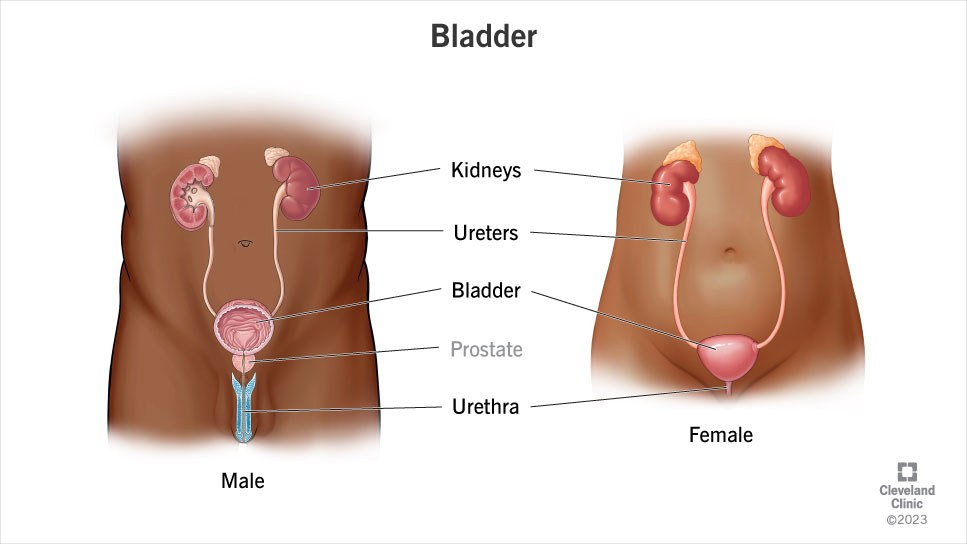
#> input picture apps/soma/assets/organs/bladder.jpg, 967 x 544 px, given in place of heart.jpg, which was not available
$ python cut_organs.py ../assets/organs/bladder.jpg
#> lines starting #> are read from the running program, lines starting #| are printed output that depends on the picture; after the words box and inside, x2 and y2 are one past the last pixel; in counts of white or black regions, pixels touching at a corner belong together
#!/usr/bin/env python3
"""Cut each organ out of its illustration, for the 3D organ layer.

The illustrations are labelled diagrams: text, leader lines, insets and
sometimes a whole torso around the organ. `vieww_mesh::relief::silhouette_solid`
grows geometry from a picture's alpha, so what it is handed must be the organ
alone. For each organ this keeps the pixels close to the organ's own colour
inside a crop box, takes the largest connected shape, closes and fills it,
and writes an RGBA PNG (alpha = the organ) to `assets/organs_cut/<key>.png`.

Deterministic: same inputs, same bytes. Run from anywhere:

    python3 -I apps/soma/tools/cut_organs.py            # writes the PNGs
    python3 -I apps/soma/tools/cut_organs.py --sheet x  # also a contact sheet

Licence: a cutout is a derivative of its source picture. Swap the sources in
`assets/organs/` for licensed or public-domain art and re-run; the app code
does not change.
"""
import sys
from pathlib import Path

import numpy as np
from PIL import Image
from scipy import ndimage

HERE = Path(__file__).resolve().parent
SRC = HERE / "../assets/organs"
OUT = HERE / "../assets/organs_cut"

# key -> (crop box as fractions x0, y0, x1, y1; target RGB or "bg"; tolerance)
# "bg" keeps everything that is neither the paper nor a label (text and
# leader lines are thin and colourless) - for a drawing that is one object
# on a plain ground. A colour keeps pixels near the organ's own hue - for an
# organ drawn inside a larger scene.
# A key missing here keeps the procedural organ (no usable picture: lungs.jpg
# is a photograph of a clinic visit, and the thyroid is a few pixels of a
# neck drawing - too small to cut cleanly).
ORGANS = {
    "heart":        ((0.10, 0.08, 0.75, 0.86), "bg", 0),
    "liver":        ((0.02, 0.06, 0.98, 0.58), (150, 60, 45), 80),
    "stomach":      ((0.20, 0.08, 0.90, 0.95), (225, 150, 140), 70),
    "kidneys":      ((0.30, 0.38, 0.98, 0.90), (205, 120, 120), 90),
    "brain":        ((0.00, 0.10, 0.55, 0.95), (230, 140, 130), 75),
    "pancreas":     ((0.42, 0.25, 0.92, 0.75), (235, 200, 130), 55),
    "liver_gall":   ((0.25, 0.30, 0.55, 0.70), (120, 150, 60), 70),
    "intestines":   ((0.30, 0.45, 0.85, 0.85), (225, 130, 160), 48),
    "spine":        ((0.08, 0.12, 0.40, 0.95), (225, 205, 170), 55),
    "spleen":       ((0.45, 0.05, 0.98, 0.95), (125, 50, 75), 80),
}

# Which source file each key reads (the database key and the file name
# differ for the gallbladder).
FILE = {"liver_gall": "gallbladder"}


def cut(key, spec):
#> called with key = 'heart', spec = ((0.1, 0.08, 0.75, 0.86), 'bg', 0)
    (x0, y0, x1, y1), target, tol = spec
    im = Image.open(SRC / f"{FILE.get(key, key)}.jpg").convert("RGB")
#> im is the input picture: PIL image 967x544 RGB; mean R, G, B 227.5, 211.7, 204.8
    w, h = im.size
#> w = 967; h = 544
    box = (int(x0 * w), int(y0 * h), int(x1 * w), int(y1 * h))
#> box = (96, 43, 725, 467)
    im = im.crop(box)
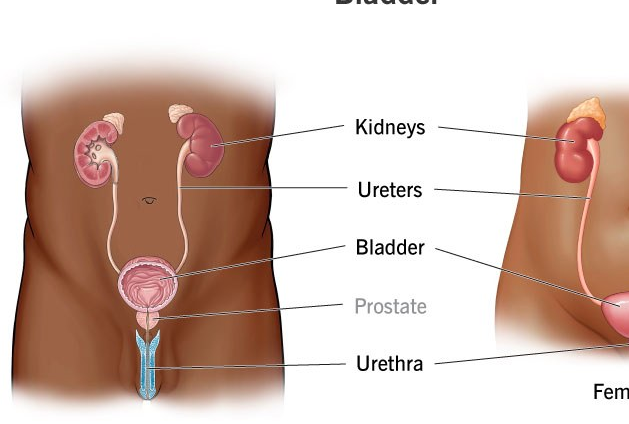
#> im: PIL image 629x424 RGB; mean R, G, B 212.1, 188.7, 178.4
    px = np.asarray(im).astype(np.int32)
    chroma = px.max(axis=2) - px.min(axis=2)
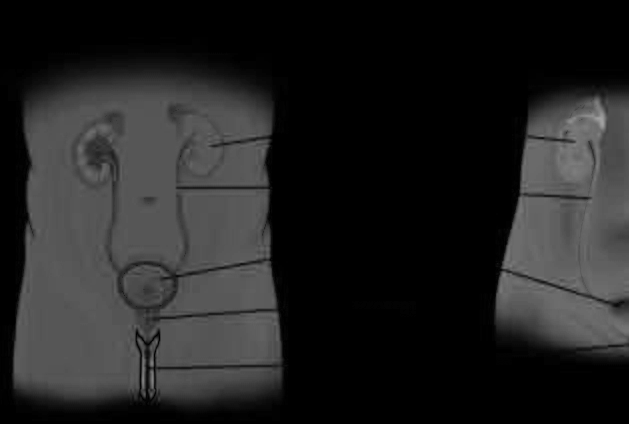
#> chroma: shape (424, 629) int32; min 0, max 162, mean 34.2
    if target == "bg":
        paper = np.median(np.concatenate([px[0], px[-1], px[:, 0], px[:, -1]]), axis=0)
#> paper = [255, 255, 255]
        off_paper = np.sqrt(((px - paper) ** 2).sum(axis=2)) > 30
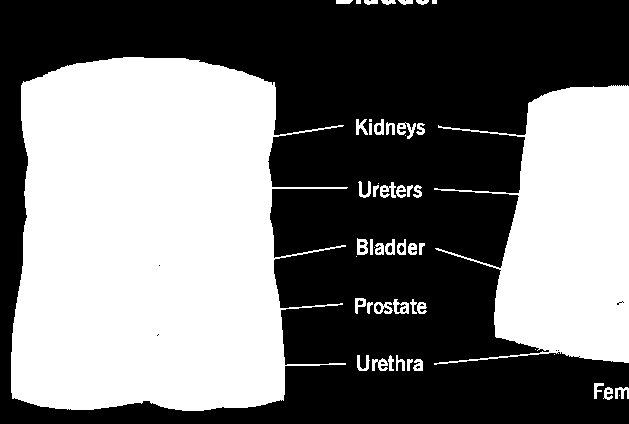
#> off_paper: shape (424, 629) bool; 46.2% white; 51 white regions (8 under 20 px), largest, box (x1, y1, x2, y2) and area: (11, 57, 348, 411) 88274, (434, 85, 629, 365) 31681, (397, 122, 416, 139) 154
        mask = off_paper & (chroma > 28)
#> mask: shape (424, 629) bool; 41.1% white; 3 white regions (1 under 20 px), largest, box (x1, y1, x2, y2) and area: (12, 70, 283, 405) 80125, (495, 90, 629, 357) 29397
    else:
        dist = np.sqrt(((px - np.array(target)) ** 2).sum(axis=2))
        mask = (dist < tol) & (chroma > 22)
    mask = ndimage.binary_closing(mask, iterations=3)
#> mask: shape (424, 629) bool; 41% white; 2 white regions, box (x1, y1, x2, y2) and area: (12, 70, 283, 405) 80697, (495, 90, 626, 357) 28767
    mask = ndimage.binary_opening(mask, iterations=1)
#> mask: shape (424, 629) bool; 41% white; 2 white regions, box (x1, y1, x2, y2) and area: (12, 70, 283, 405) 80697, (495, 90, 626, 357) 28763
    labels, n = ndimage.label(mask)
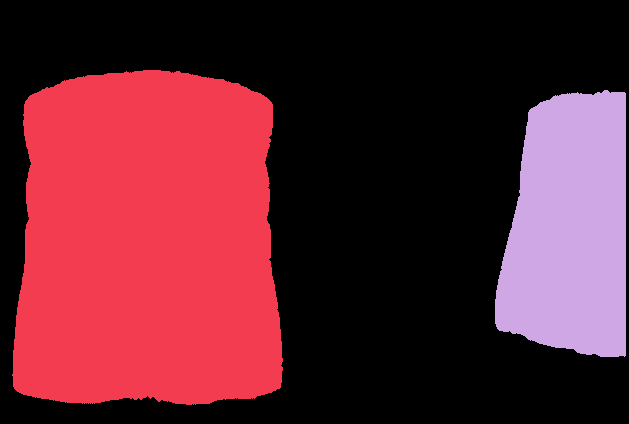
#> labels: shape (424, 629) int32; 3 distinct labels, from 0 to 2; one colour per label, 0 black
#> n = 2
    if n == 0:
        raise SystemExit(f"{key}: nothing matched")
    sizes = ndimage.sum(mask, labels, range(1, n + 1))
#> sizes = [80697, 28763]
    mask = labels == (int(np.argmax(sizes)) + 1)
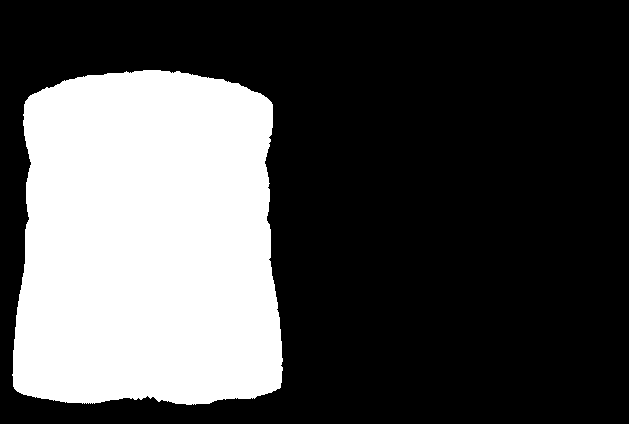
#> mask: shape (424, 629) bool; 30.3% white; 1 white region, box (x1, y1, x2, y2) and area: (12, 70, 283, 405) 80697
    mask = ndimage.binary_fill_holes(mask)
    ys, xs = np.nonzero(mask)
    pad = 4
    b = (max(xs.min() - pad, 0), max(ys.min() - pad, 0),
         min(xs.max() + pad + 1, mask.shape[1]), min(ys.max() + pad + 1, mask.shape[0]))
#> b = (8, 66, 287, 409)
    alpha = Image.fromarray((mask * 255).astype(np.uint8)).crop(b)
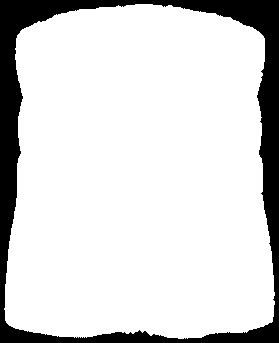
#> alpha: PIL image 279x343 L; 84.3% white; 1 black region, box (x1, y1, x2, y2) and area: (0, 0, 279, 343) 15000
    rgb = im.crop(b)
    # Cap the side: the relief grid samples at ~64 cells; a texture past
    # 256 px buys nothing on a 3D organ a few centimetres tall.
    scale = 256 / max(rgb.size)
#> scale = 0.746
    if scale < 1:
        size = (max(1, round(rgb.size[0] * scale)), max(1, round(rgb.size[1] * scale)))
#> size = (208, 256)
        rgb = rgb.resize(size, Image.LANCZOS)
#> rgb: PIL image 208x256 RGB
        alpha = alpha.resize(size, Image.LANCZOS)
#> alpha: PIL image 208x256 L
    out = rgb.convert("RGBA")
    out.putalpha(alpha)
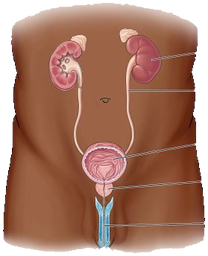
#> out: PIL image 208x256 RGBA; mean R, G, B, A 164.3, 118.3, 99.1, 215; transparent parts drawn white
    return out, float(mask.mean())


def main():
    OUT.mkdir(parents=True, exist_ok=True)
    sheet = []
    for key, spec in ORGANS.items():
        img, cover = cut(key, spec)
#> cover = 0.303
        img.save(OUT / f"{key}.png", optimize=True)
        print(f"{key:12} {img.size[0]:4}x{img.size[1]:<4} coverage {cover:.2f}")
#| heart         208x256  coverage 0.30
        sheet.append(img)
#> pass 2 of the loop in main, `for key, spec in ORGANS.items():`:
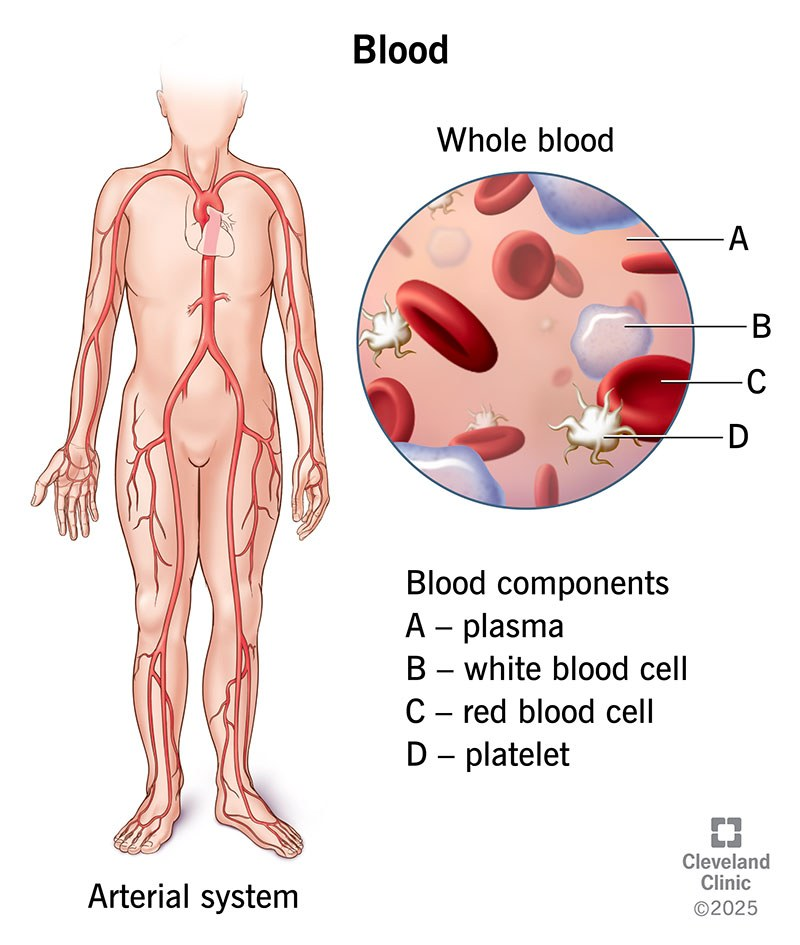
#> input picture apps/soma/assets/organs/blood.jpg, 800 x 945 px, given in place of liver.jpg, which was not available
#> in cut, im is the input picture: PIL image 800x945 RGB; mean R, G, B 239.6, 224.1, 221.4
#> im: PIL image 768x492 RGB
#> px: shape (492, 768, 3) int32
#> chroma: shape (492, 768) int32
#> labels: shape (492, 768) int32; 59 distinct labels, from 0 to 58
#> n = 58
#> sizes = 58 values, max 5470 at index 3, min 5 at index 1, mean 582.5
#> in cut (call 2), `mask = labels == (int(np.argmax(sizes)) + 1)`:
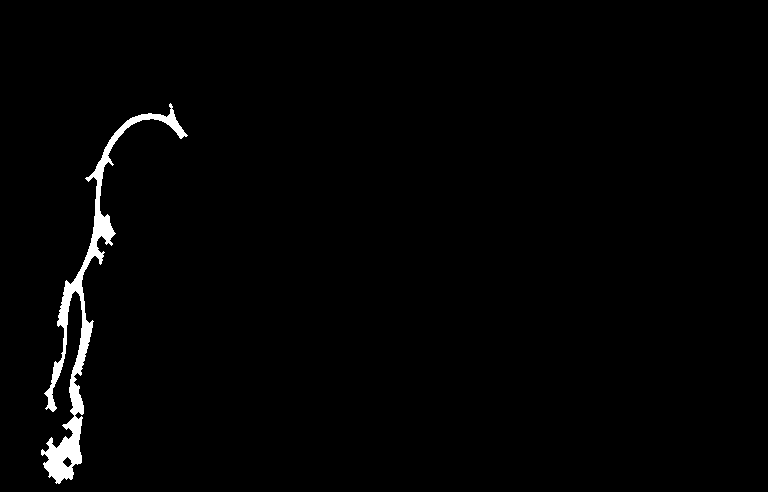
#> mask: shape (492, 768) bool; 1.4% white; 1 white region, box (x1, y1, x2, y2) and area: (41, 103, 188, 484) 5470
#> ys = 5522 values from 103 to 483; xs = 5522 values, max 187 at index 606, min 41 at index 4594, mean 85.68
#> b = (37, 99, 192, 488)
#> in cut (call 2), `out.putalpha(alpha)`:
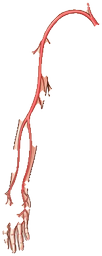
#> out: PIL image 102x256 RGBA; mean R, G, B, A 235.8, 197.8, 186.4, 23.4; transparent parts drawn white
#> cover = 0.0146
#| liver         102x256  coverage 0.01
    if "--sheet" in sys.argv:
        path = sys.argv[sys.argv.index("--sheet") + 1]
        cell = 200
        canvas = Image.new("RGBA", (cell * 4, cell * ((len(sheet) + 3) // 4)), (20, 26, 40, 255))
        for i, img in enumerate(sheet):
            t = img.copy()
            t.thumbnail((cell - 10, cell - 10))
            canvas.alpha_composite(t, ((i % 4) * cell + 5, (i // 4) * cell + 5))
        canvas.save(path)


if __name__ == "__main__":
#> (the run stopped early here; a loop or call above may not have finished)
